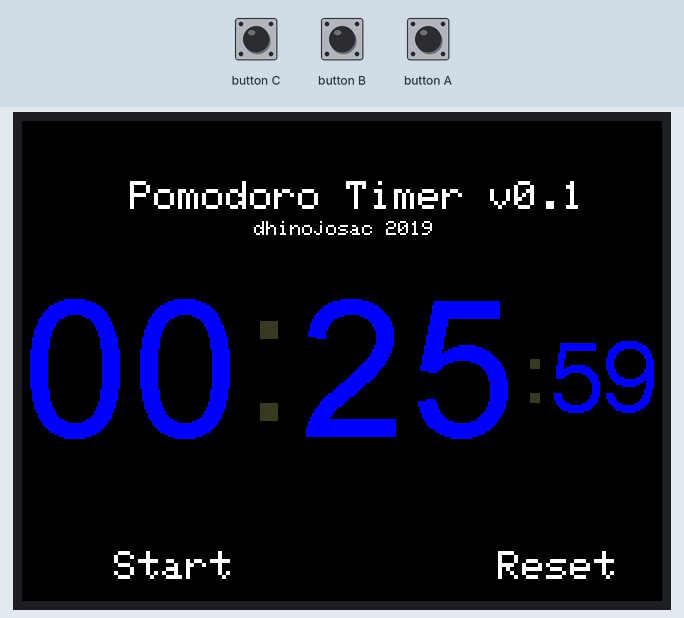
A sketch run on a simulated ESP32. Shown: 320×240 colour display. The test bench sets the inputs (shaded band).

Above: at 1.4 s.
1.5 s: button A pressed for 0.15 s
At 2.13 s:
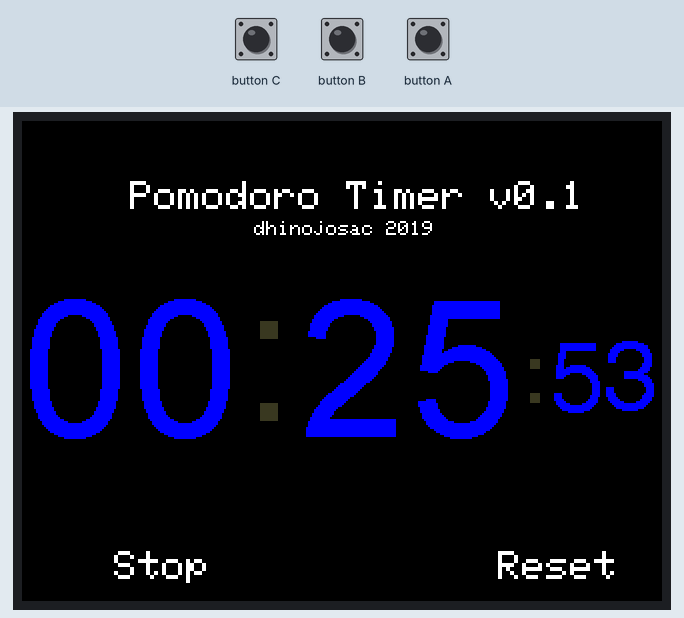
2.2 s: button C pressed for 0.15 s
At 2.9 s:
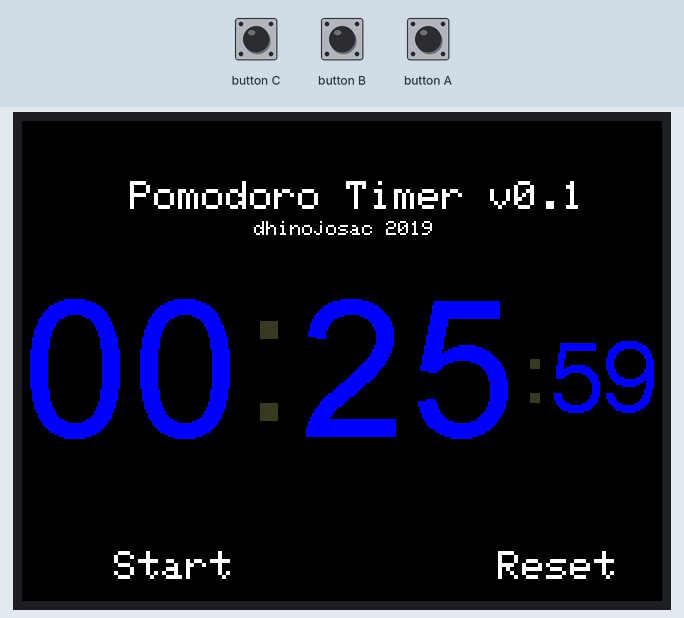
3.8 s: button A pressed for 1 s
At 3.93 s:
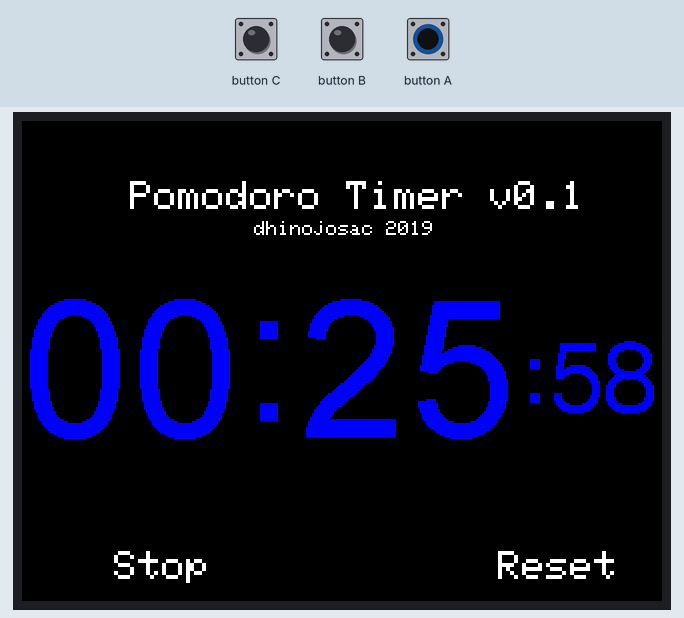
5.4 s: button C pressed for 1 s
At 5.45 s:
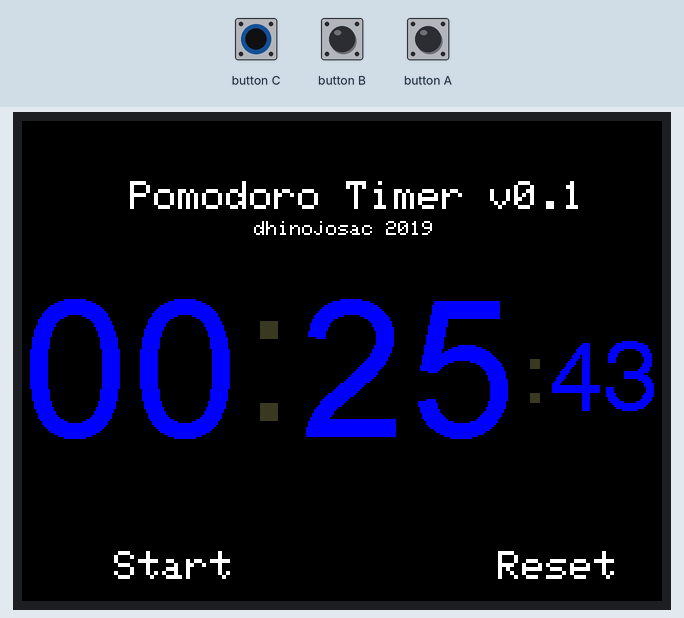
Timing chart, 0 to 8.4 s (numbered marks = the images above; inputs shaded):
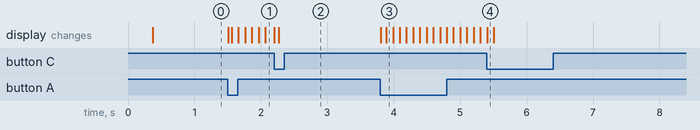

Measured:
- after the input at 1.5 s, the display: first changes at once (image 1 shows a later state)
- after the input at 3.8 s, the display: first changes at once (image 3 shows a later state)

The sketch:

m5stack-pomodoro-timer.ino
```cpp
/*
 * Project           : M5STACK CORE Pomodoro
 * Author            : Diego Hinojosa Cordova
 * Date created      : 12-Jun-2019
 *
*/
#include <M5Stack.h>

#define TFT_GREY 0x5AEB
#define LCD M5.Lcd
#define width 320
#define BUT_POS_A  1*(width/3)-60
#define BUT_POS_B  2*(width/3)-60
#define BUT_POS_C  3*(width/3)-70
#define TEXT_HEIGHT 16

uint32_t targetTime = 0;                    // for next 1 second timeout
uint8_t is_stop = false;
uint8_t is_start = false;
static uint8_t conv2d(const char* p);       // Forward declaration needed for IDE 1.6.x

//Pomodoro time
int8_t hh = 00, mm = 25, ss = 59; // Get H, M, S from compile time

byte omm = 99, oss = 99;
byte xcolon = 0, xsecs = 0;
unsigned int colour = 0;

void setup(void) {
  //Serial.begin(115200);
  M5.begin();
  // M5.Lcd.setRotation(1);
  M5.Lcd.fillScreen(TFT_BLACK);

  M5.Lcd.setTextSize(2);
  LCD.setCursor(BUT_POS_A+ 8, 30);
  LCD.printf("Pomodoro Timer v0.1");
  M5.Lcd.setTextSize(1);
  LCD.setCursor(BUT_POS_A+70, 50);
  LCD.printf("dhinojosac 2019");

  M5.Lcd.setTextSize(2);
  LCD.setCursor(BUT_POS_A, 215);
  LCD.printf("Start");

  LCD.setCursor(BUT_POS_C-10, 215);
  LCD.printf("Reset");

  M5.Lcd.setTextSize(1);
  M5.Lcd.setTextColor(TFT_BLUE, TFT_BLACK);


  targetTime = millis() + 100;
}

void loop() {

  //Buttons
  if(M5.BtnA.wasPressed())
  {
    //Check state
    LCD.fillRect(BUT_POS_A, 215,320,TEXT_HEIGHT, TFT_BLACK);
    LCD.setTextColor(TFT_WHITE);
    LCD.setTextSize(2);
    LCD.setCursor(BUT_POS_A, 215);
    if(is_start==false)
    {
      LCD.printf("Stop");
      LCD.setCursor(BUT_POS_C-10, 215);
      LCD.printf("Reset");
      is_start = true;
    }else{
      LCD.printf("Start");
      LCD.setCursor(BUT_POS_C-10, 215);
      LCD.printf("Reset");
      is_start = false;
    }
  }

  if(M5.BtnC.wasPressed())
  {
    LCD.fillRect(BUT_POS_A, 215, 150,TEXT_HEIGHT, TFT_BLACK);
    LCD.setTextColor(TFT_WHITE);
    LCD.setTextSize(2);
    LCD.setCursor(BUT_POS_A, 215);
    LCD.printf("Start");
    ss=59;
    mm=25;
    is_start=false;
  }


  M5.Lcd.setTextSize(1);
  M5.Lcd.setTextColor(TFT_BLUE, TFT_BLACK);

  if((ss==0) && (mm==0) &&  (hh==0))
  {
    M5.Speaker.tone(661, 200);
    is_stop = true;
    mm=25;
    ss=59;
  }

  if(is_stop == true)
  {
    while(1);
  }


    if (targetTime < millis()) {
      // Set next update for 1 second later
      targetTime = millis() + 100;

      // Adjust the time values by adding 1 second
     if(is_start == true){
        ss--;              // Advance second
     }
     if (ss < 0) {    // Check for roll-over
        ss = 59;
        omm = mm;        // Save last minute time for display update
        mm--;            // Advance minute
        if (mm < 0) {   // Check for roll-over
          mm = 59;
          hh--;          // Advance hour
          if (hh < 0) { // Check for 24hr roll-over (could roll-over on 13)
            hh = 23;      // 0 for 24 hour clock, set to 1 for 12 hour clock
          }
        }
      }


      // Update digital time
      int xpos = 0;
      int ypos = 85; // Top left corner ot clock text, about half way down
      int ysecs = ypos + 24;

      if (omm != mm) { // Redraw hours and minutes time every minute
        omm = mm;
        // Draw hours and minutes
        if (hh < 10) xpos += M5.Lcd.drawChar('0', xpos, ypos, 8); // Add hours leading zero for 24 hr clock
        xpos += M5.Lcd.drawNumber(hh, xpos, ypos, 8);             // Draw hours
        xcolon = xpos; // Save colon coord for later to flash on/off later
        xpos += M5.Lcd.drawChar(':', xpos, ypos - 8, 8);
        if (mm < 10) xpos += M5.Lcd.drawChar('0', xpos, ypos, 8); // Add minutes leading zero
        xpos += M5.Lcd.drawNumber(mm, xpos, ypos, 8);             // Draw minutes
        xsecs = xpos; // Sae seconds 'x' position for later display updates
      }
      if (oss != ss) { // Redraw seconds time every second
        oss = ss;
        xpos = xsecs;

        if (ss % 2) { // Flash the colons on/off
          M5.Lcd.setTextColor(0x39C4, TFT_BLACK);        // Set colour to grey to dim colon
          M5.Lcd.drawChar(':', xcolon, ypos - 8, 8);     // Hour:minute colon
          xpos += M5.Lcd.drawChar(':', xsecs, ysecs, 6); // Seconds colon
          M5.Lcd.setTextColor(TFT_BLUE, TFT_BLACK);    // Set colour back to yellow
        }
        else {
          M5.Lcd.drawChar(':', xcolon, ypos - 8, 8);     // Hour:minute colon
          xpos += M5.Lcd.drawChar(':', xsecs, ysecs, 6); // Seconds colon
        }

        //Draw seconds
        if (ss < 10) xpos += M5.Lcd.drawChar('0', xpos, ysecs, 6); // Add leading zero
        M5.Lcd.drawNumber(ss, xpos, ysecs, 6);                     // Draw seconds
      }
    }

    M5.update();
}
```
